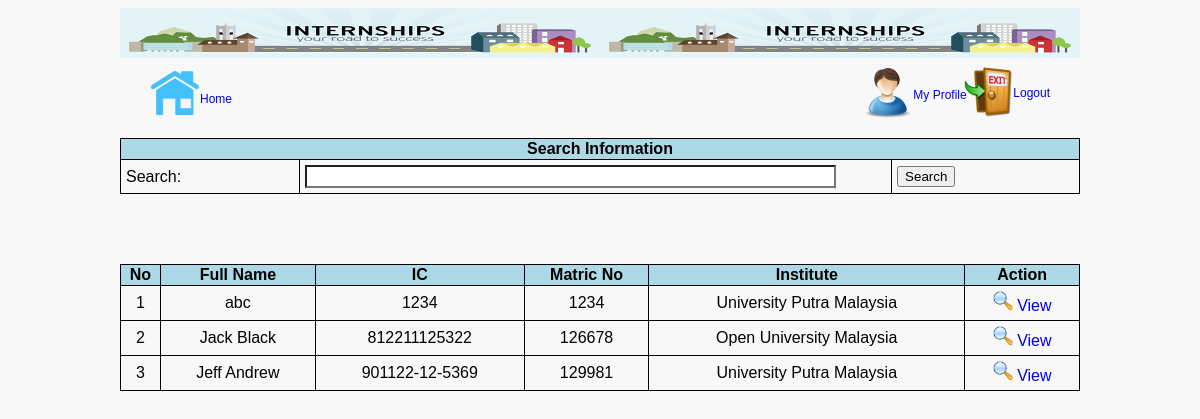
The app's page /student_list.php (signed in) with its own data.
### tables this page shows
CREATE TABLE IF NOT EXISTS `students` (
  `id` int(11) NOT NULL AUTO_INCREMENT,
  `id_supervisor` int(11) NOT NULL,
  `id_lecturer` int(11) NOT NULL,
  `username` varchar(50) NOT NULL,
  `password` varchar(50) NOT NULL,
  `fullName` text NOT NULL,
  `ic_no` varchar(20) NOT NULL,
  `matric_no` varchar(20) NOT NULL,
  `dob` date NOT NULL,
  `gender` varchar(20) NOT NULL,
  `major` varchar(50) NOT NULL,
  `level` varchar(30) NOT NULL,
  `university` text NOT NULL,
  `nationality` varchar(20) NOT NULL,
  `stu_address` text NOT NULL,
  `state` varchar(50) NOT NULL,
  `postcode` varchar(10) NOT NULL,
  `homeTel` varchar(15) NOT NULL,
  `email` varchar(50) NOT NULL,
  `mobileNo` varchar(15) NOT NULL,
  `date_start` date NOT NULL,
  `date_end` date NOT NULL,
  `DT_CREATE` datetime NOT NULL,
  `IDENT` varchar(30) DEFAULT NULL,
  PRIMARY KEY (`id`)
);

### student_list.php (the view, shortened to what this page needs)
<?php
require_once('inc/connect.php');
$i = 0;
$list = array();
if($_SERVER["REQUEST_METHOD"] == "POST") {
	$searchtext = trim($_POST['searchText']);
	$query = mysqli_query($con, "SELECT * FROM students WHERE fullName LIKE '%$searchtext%' OR ic_no LIKE '%$searchtext%'
	                             OR matric_no LIKE '%$searchtext%' OR university LIKE '%$searchtext%'");
	$count = mysqli_num_rows($query);
	if($count > 0) {
		while($row = mysqli_fetch_assoc($query)) {
			$i++;
			$fullName = $row['fullName'];
			$university = $row['university'];
			$ic = $row['ic_no'];
			$matricNo = $row['matric_no'];
			$query2 = mysqli_query($con, "SELECT id, appellation FROM institute WHERE id = $university");
			$row2 = mysqli_fetch_array($query2);
			$list[] = array($i, $fullName, $ic, $matricNo, $row2['appellation']);
		}
	}
	else {
		$msg = "<div align=\"center\" style=\"margin-top:50px;\"><font color=\"red\">No result found.</font></div>";
	}
}
else {
	$query = mysqli_query($con, "SELECT * FROM students");
	while($row = mysqli_fetch_assoc($query)) {
		$i++;
		$fullName = $row['fullName'];
		$university = $row['university'];
		$ic = $row['ic_no'];
		$matricNo = $row['matric_no'];
		$query2 = mysqli_query($con, "SELECT id, appellation FROM institute WHERE id = $university");
		$row2 = mysqli_fetch_array($query2);
		$list[] = array($i, $fullName, $ic, $matricNo, $row2['appellation']);
	}
}
?>
<!DOCTYPE html PUBLIC "-//W3C//DTD XHTML 1.0 Strict//EN" "http://www.w3.org/TR/xhtml1/DTD/xhtml1-strict.dtd">
<html xmlns="http://www.w3.org/1999/xhtml" xml:lang="en" lang="en">
<head>
<link rel="stylesheet" href="css/style.css">
<link rel="stylesheet" href="css/jquery-ui.css">
</head>
<body>
	<div id="SiteBody">
		<div id="header-form"></div>
		<div id="nav-left">
			<a href="menu.php" class="link"><img src="/eintern/images/home.png" alt="home">
				<div class="title-left">
					Home
				</div>
			</a>
		</div>
		<div id="nav-right">
			<a href="#" class="link"><img src="/eintern/images/profile.png" alt="profile" class="profile">
				<div class="title-med">My Profile</div>
			</a>
			<a href="logout.php" class="link"><img src="/eintern/images/logout.png" alt="logout" class="logout">
				<div class="title-right">Logout</div>
			</a>
		</div>
		<div id="container">
			<div class="searchLog">
				<form method="post" action="<?php echo htmlspecialchars($_SERVER["PHP_SELF"]); ?>">
					<table style="margin-top:0%;">
						<th colspan="6">Search Information</th>
						<tr>
							<td>Search:</td>
							<td><input type="text" name="searchText" /></td>
							<td><input type="submit" value="Search" /></td>
						</tr>
					</table>
				</form>
			</div>
			<?php
				if(isset($msg)) {
					echo $msg;
				}
				else {
			?>
			<table>
				<th>No</th>
				<th>Full Name</th>
				<th>IC</th>
				<th>Matric No</th>
				<th>Institute</th>
				<th colspan="2">Action</th>
				<tr>
				<?php
					$n = 0;
					$max = sizeOf($list);
					$query = mysqli_query($con, "SELECT id FROM students");
					while($n < $max) {
						foreach($list[$n] as $value) {
							echo '<td align="center">'.$value.'</td>';
						}
						$row = mysqli_fetch_array($query);
						$id = $row['id'];
						if(isset($_SESSION['usertype']) == 3) {
							echo '<td align="center"><a href="student_view.php?view='.$id.'"><img src="images/view.png" width="20" height="20" /> View</td>';
						}
						else {
							echo '<td align="center"><a href="student_update.php?edit='.$id.'"><img src="images/edit.png" width="20" height="20" /> Edit</td>';
							echo '<td align="center"><a href="student_delete.php?del='.$id.'"><img src="images/delete.png" width="20" height="20" /> Delete</td>';
							echo '<tr></tr>';
						}
						$n++;
					}
				?>
				</tr>
			</table>
			<?php } ?>
		</div>
	</div>
</body>
</html>

### css/style.css (style rules this page uses)
body { font-family:Arial, Helvetica, sans-serif; background:#F8F8F8; }
#SiteBody { width:960px; margin: 0 auto; min-width:300px; max-width:2000px; }
.searchLog { margin-top:80px; }
input[type="text"] { width: 90%; display: block; margin: 0; font-family: sans-serif; font-size: 15px; appearance: none; box-shadow: none; border-radius: none; }
table { border-collapse: collapse; width:100%; margin-top:70px; }
table, th, td { border:1px solid black; }
th { background:lightblue; }
td { padding:5px; }
.title-left { font-size:12px; margin-left:50px; margin-top:-30px; }
.title-med { font-size:12px; margin-left:50px; margin-top:20px; }
.title-right { font-size:12px; margin-left:150px; margin-top:-35px; }
img.profile { position:absolute; }
img.logout { margin-left:100px; margin-top:-35px; }
a:link { text-decoration:none; }
#header-form { width:960px; height:50px; background:lightblue; background-image:url("../images/banner2.png"); }
#nav-left { height:50px; float:left; margin-top:10px; margin-left:30px; }
#nav-right { height:50px; margin-top:10px; float:right; margin-right:30px; }

### records on screen
students: value "1", fullName "abc", value "1234", value "University Putra Malaysia"
students: value "2", fullName "Jack Black", ic_no "812211125322", matric_no "126678", value "Open University Malaysia"
students: level "3", fullName "Jeff Andrew", ic_no "901122-12-5369", matric_no "129981", value "University Putra Malaysia"
